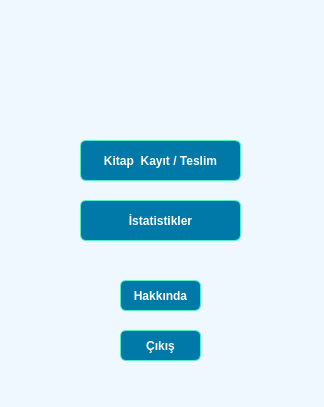
<?xml version="1.0" encoding="UTF-8"?>
<ui version="4.0">
 <class>sayfalar</class>
 <widget class="QWidget" name="sayfalar">
  <property name="geometry">
   <rect>
    <x>0</x>
    <y>0</y>
    <width>324</width>
    <height>407</height>
   </rect>
  </property>
  <property name="windowTitle">
   <string>Kütüphane - Sayfalar</string>
  </property>
  <property name="windowIcon">
   <iconset>
    <normaloff>logo.png</normaloff>logo.png</iconset>
  </property>
  <property name="styleSheet">
   <string notr="true">QWidget {
    background-color: #f0f8ff; /* Açık mavi */
    color: #2e2e2e; /* Koyu gri yazı */
    font-family: Arial;
   }

QLabel {
    color: #0079A8; /* Canlı camgöbeği */
    font-weight: bold;
}

QPushButton {
    background-color: #0079A8; /* Canlı yeşil-mavi */
    color: white;
    border: 1px solid #55efc4;
    border-radius: 6px;
    padding: 6px;
    font-weight: bold;
}

QPushButton:hover {
    background-color: #00cec9;
}

QLineEdit, QComboBox, QDateEdit, QTextEdit {
    background-color: #dfe6e9; /* Açık gri */
    color: #2d3436; /* Koyu gri */
    border: 1px solid #81ecec;
    border-radius: 4px;
}

QTableWidget {
    background-color: #dfe6e9; /* Açık camgöbeği */
    color: #0079A8;
    gridline-color: #0079A8;
    alternate-background-color: #dff9fb;
}

QHeaderView::section {
    background-color: #0079A8;
    color: white;
    padding: 5px;
    border: 1px solid #55efc4;
    font-weight: bold;
}
</string>
  </property>
  <widget class="QPushButton" name="anasayfaButon">
   <property name="geometry">
    <rect>
     <x>80</x>
     <y>140</y>
     <width>161</width>
     <height>41</height>
    </rect>
   </property>
   <property name="font">
    <font>
     <family>Arial</family>
     <weight>75</weight>
     <bold>true</bold>
    </font>
   </property>
   <property name="styleSheet">
    <string notr="true"/>
   </property>
   <property name="text">
    <string>Kitap  Kayıt / Teslim</string>
   </property>
  </widget>
  <widget class="QLabel" name="label_5">
   <property name="geometry">
    <rect>
     <x>110</x>
     <y>20</y>
     <width>101</width>
     <height>91</height>
    </rect>
   </property>
   <property name="text">
    <string/>
   </property>
   <property name="pixmap">
    <pixmap>logo.png</pixmap>
   </property>
   <property name="scaledContents">
    <bool>true</bool>
   </property>
  </widget>
  <widget class="QPushButton" name="istatistikButon">
   <property name="geometry">
    <rect>
     <x>80</x>
     <y>200</y>
     <width>161</width>
     <height>41</height>
    </rect>
   </property>
   <property name="font">
    <font>
     <family>Arial</family>
     <weight>75</weight>
     <bold>true</bold>
    </font>
   </property>
   <property name="styleSheet">
    <string notr="true"/>
   </property>
   <property name="text">
    <string>İstatistikler</string>
   </property>
  </widget>
  <widget class="QPushButton" name="hakkindaButon">
   <property name="geometry">
    <rect>
     <x>120</x>
     <y>280</y>
     <width>81</width>
     <height>31</height>
    </rect>
   </property>
   <property name="font">
    <font>
     <family>Arial</family>
     <weight>75</weight>
     <bold>true</bold>
    </font>
   </property>
   <property name="styleSheet">
    <string notr="true"/>
   </property>
   <property name="text">
    <string>Hakkında</string>
   </property>
  </widget>
  <widget class="QPushButton" name="cikisButon">
   <property name="geometry">
    <rect>
     <x>120</x>
     <y>330</y>
     <width>81</width>
     <height>31</height>
    </rect>
   </property>
   <property name="font">
    <font>
     <family>Arial</family>
     <weight>75</weight>
     <bold>true</bold>
    </font>
   </property>
   <property name="styleSheet">
    <string notr="true"/>
   </property>
   <property name="text">
    <string>Çıkış</string>
   </property>
  </widget>
 </widget>
 <resources/>
 <connections/>
</ui>
